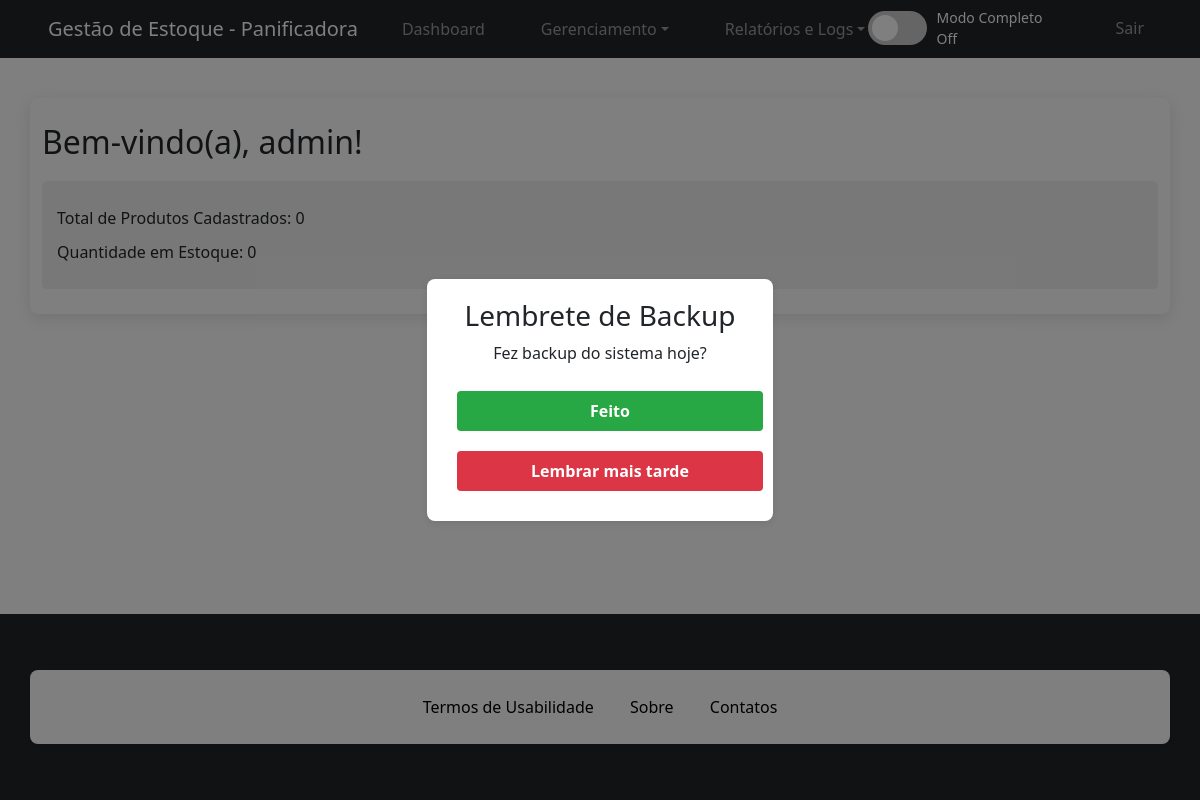
/controle_estoque.php (signed in), run on an earlier commit of the app's database.
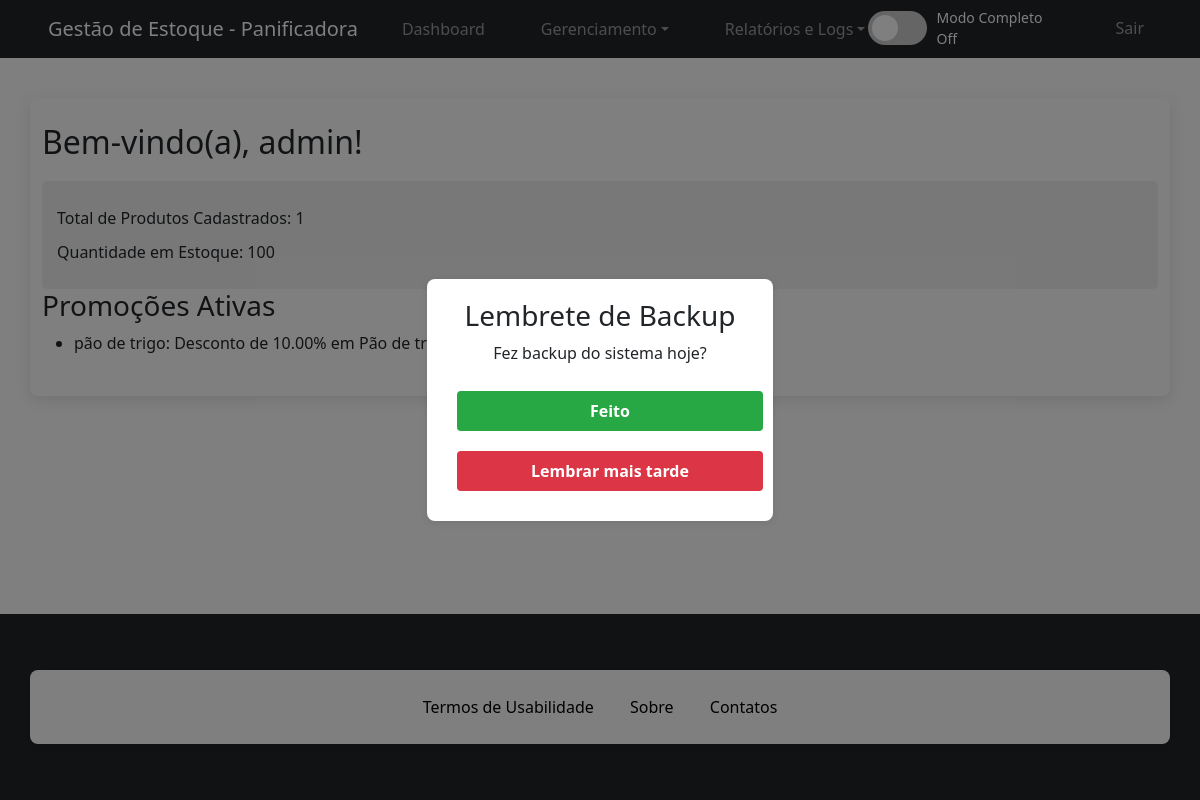
And on a later commit of the database.
### tables this page shows
CREATE TABLE `promocoes` (
  `id` int(11) NOT NULL AUTO_INCREMENT,
  `nome` varchar(100) NOT NULL,
  `tipo` enum('percentual','leve_pague') NOT NULL,
  `valor` decimal(10,2) NOT NULL,
  `produto_id` int(11) DEFAULT NULL,
  `categoria_id` int(11) DEFAULT NULL,
  `data_inicio` date NOT NULL,
  `data_fim` date NOT NULL,
  `ativa` tinyint(1) DEFAULT 1,
  PRIMARY KEY (`id`),
  KEY `categoria_id` (`categoria_id`),
  KEY `fk_promocoes_produto` (`produto_id`),
  CONSTRAINT `fk_promocoes_produto` FOREIGN KEY (`produto_id`) REFERENCES `produtos` (`id`) ON DELETE CASCADE,
  CONSTRAINT `promocoes_ibfk_1` FOREIGN KEY (`produto_id`) REFERENCES `produtos` (`id`) ON DELETE SET NULL,
  CONSTRAINT `promocoes_ibfk_2` FOREIGN KEY (`categoria_id`) REFERENCES `categorias` (`id`) ON DELETE SET NULL
);

CREATE TABLE `produtos` (
  `id` int(11) NOT NULL AUTO_INCREMENT,
  `nome_produto` varchar(100) NOT NULL,
  `descricao` text DEFAULT NULL,
  `quantidade` int(10) unsigned NOT NULL DEFAULT 0,
  `preco` decimal(10,2) NOT NULL,
  `imagem` varchar(255) DEFAULT NULL COMMENT 'Nome do arquivo da imagem',
  `estoque_minimo` int(10) unsigned NOT NULL DEFAULT 0,
  `categoria_id` int(11) DEFAULT NULL,
  `data_validade` date DEFAULT NULL,
  `fornecedor_id` int(11) DEFAULT NULL,
  PRIMARY KEY (`id`),
  KEY `fk_categoria` (`categoria_id`),
  KEY `fornecedor_id` (`fornecedor_id`),
  CONSTRAINT `fk_categoria` FOREIGN KEY (`categoria_id`) REFERENCES `categorias` (`id`),
  CONSTRAINT `produtos_ibfk_1` FOREIGN KEY (`fornecedor_id`) REFERENCES `fornecedores` (`id`) ON DELETE SET NULL
);

### controle_estoque.php (the view, shortened to what this page needs)
<?php
require_once 'conexao.php';
$sql_produtos = "SELECT COUNT(*) as total_produtos, SUM(quantidade) as total_estoque FROM produtos";
$resultado_produtos = $conexao->query($sql_produtos);
$dados_produtos = $resultado_produtos->fetch_assoc();
$promocoes_ativas = [];
if (in_array($_SESSION['perfil'], ['admin', 'gerente'])) {
    $sql_promocoes = "SELECT p.*, pr.nome_produto, c.nome as nome_categoria
                      FROM promocoes p
                      LEFT JOIN produtos pr ON p.produto_id = pr.id
                      LEFT JOIN categorias c ON p.categoria_id = c.id
                      WHERE p.ativa = 1 AND CURDATE() BETWEEN p.data_inicio AND p.data_fim";
    $resultado_promocoes = $conexao->query($sql_promocoes);
    while ($row = $resultado_promocoes->fetch_assoc()) {
        $promocoes_ativas[] = $row;
    }
}
?>
<!DOCTYPE html>
<html lang="pt-BR">
<head>
    <link rel="stylesheet" href="style.css">
    <link href="https://cdn.jsdelivr.net/npm/bootstrap@5.3.3/dist/css/bootstrap.min.css" rel="stylesheet">
</head>
<body>
    <?php include 'navbar.php'; ?>
    <div class="container">
        <h2>Bem-vindo(a), <?php echo htmlspecialchars($_SESSION['nome_usuario']); ?>!</h2>
        <div class="dashboard-info">
            <p>Total de Produtos Cadastrados: <?php echo $dados_produtos['total_produtos']; ?></p>
            <p>Quantidade em Estoque: <?php echo $dados_produtos['total_estoque'] ?? 0; ?></p>
        </div>
        <?php if (in_array($_SESSION['perfil'], ['admin', 'gerente']) && !empty($promocoes_ativas)): ?>
            <div class="alertas-promocoes">
                <h3>Promoções Ativas</h3>
                <ul>
                    <?php foreach ($promocoes_ativas as $promocao): ?>
                        <li>
                            <?php echo htmlspecialchars($promocao['nome']); ?>:
                            <?php
                            if ($promocao['tipo'] === 'percentual') {
                                echo "Desconto de {$promocao['valor']}%";
                            } else {
                                echo "Leve {$promocao['valor']}, Pague " . ($promocao['valor'] - 1);
                            }
                            if ($promocao['nome_produto']) {
                                echo " em " . htmlspecialchars($promocao['nome_produto']);
                            } elseif ($promocao['nome_categoria']) {
                                echo " na categoria " . htmlspecialchars($promocao['nome_categoria']);
                            }
                            ?>
                        </li>
                    <?php endforeach; ?>
                </ul>
            </div>
        <?php endif; ?>
    </div>
    <?php if ($_SESSION['perfil'] === 'admin'): ?>
        <div class="overlay" id="backupOverlay">
            <div class="popup">
                <h3>Lembrete de Backup</h3>
                <p>Fez backup do sistema hoje?</p>
                <button class="btn-feito" onclick="marcarFeito()">Feito</button>
                <button class="btn-lembrar" onclick="lembrarMaisTarde()">Lembrar mais tarde</button>
            </div>
        </div>
    <?php endif; ?>
    <footer class="bg-dark text-white text-center py-3 mt-5">
        <div class="container">
            <span class="footer-link mx-3" onclick="openModal('termsModal')">Termos de Usabilidade</span>
            <span class="footer-link mx-3" onclick="openModal('aboutModal')">Sobre</span>
            <span class="footer-link mx-3" onclick="openModal('contactModal')">Contatos</span>
        </div>
    </footer>
</body>
</html>

What changed in the data, as far as the page shows it:
added promocoes: nome "pão de trigo", valor "10.00", produto.nome_produto "Pão de trigo"
Also different on the page:
$dados_produtos['total_produtos']: "0" → "1"
$dados_produtos['total_estoque']: "0" → "100"
text now shown: "Promoções Ativas"
